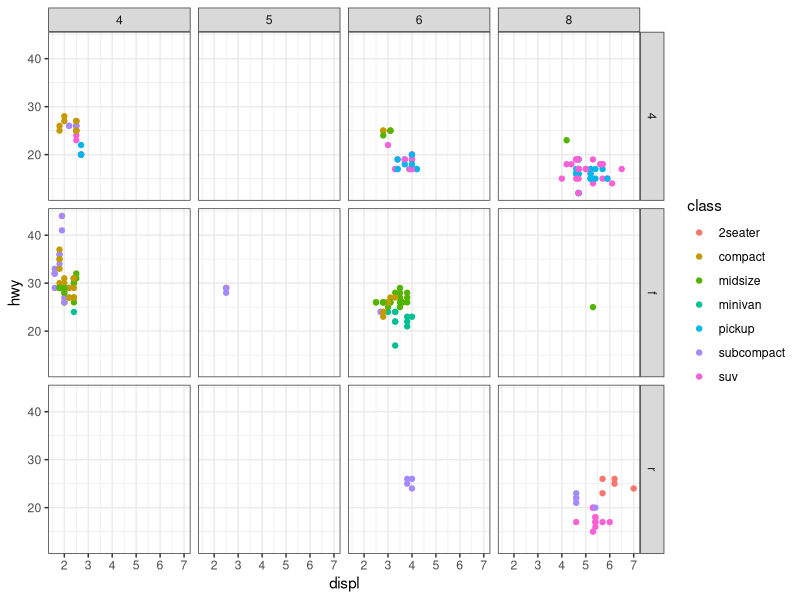
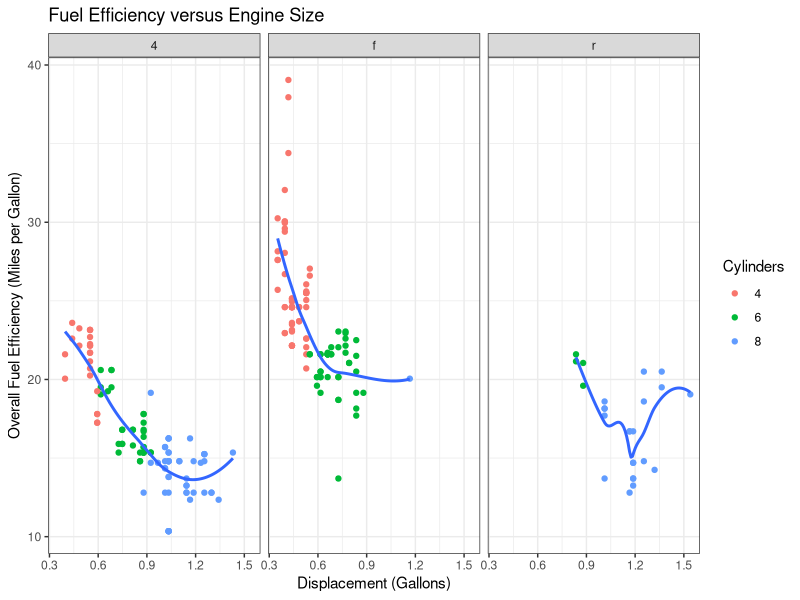

Here is the R script that generated these plots, in order:
## ---- chunk 1
# This should work if you've already ran `install.packages("tidyverse")` at some point.
library(tidyverse)
## ---- chunk 2
head(mpg)
## ---- chunk 3
ggplot(data = mpg) +
  geom_point(mapping = aes(x = displ, y = hwy, colour = class))+
  facet_grid(rows = vars(drv), cols = vars(cyl)) +
  theme_bw()
## ---- chunk 4
# Only cars with five cylinders
# Recall that "==" is a question (is this equal to that?)
mpg |>
  filter(cyl == 5)
#filter(mpg, cyl == 5) # This is an equivalent (non-pipe) way to do this
## ---- chunk 5
# From the large faceted plot above, there are only
# 4 cars with six cyls and drv of "r"
# Note that the r needs to be in quotations since it's a value,
# not an object in R.
mpg |>
  filter(cyl == 6, drv == "r")
## ---- chunk 6
mpg |>
  filter(cyl == 5 | cyl == 8, drv == "f")
## ---- chunk 7
# Generally the preferred way
mpg |>
  filter(cyl == 5 | cyl == 8, drv == "f")

# This is fine for simple cases
filter(mpg, cyl == 5 | cyl == 8, drv == "f")

# The "&" symbol means that both must be true,
# so we need brackets to ensure the comparison is done correctly.
mpg |>
  filter((cyl == 5 | cyl == 8) & drv == "f")
## ---- chunk 8
TRUE | FALSE & FALSE
## ---- chunk 9
mpg |>
  arrange(cty)
## ---- chunk 10
mpg |>
  arrange(cty, hwy)
## ---- chunk 11
# Only hwy is in descending order, cty is still ascending.
mpg |>
  arrange(cty, desc(hwy))
## ---- chunk 12
mpg |>
  filter(cyl == 5 | cyl == 8, drv == "f") |>
  arrange(manufacturer, model, cty, hwy)
## ---- chunk 13
arrange(filter(mpg, cyl == 5 | cyl == 8, drv == "f"), manufacturer, model, cty, hwy)
## ---- chunk 14
mpg |>
  select(cty, hwy)
## ---- chunk 15
mpg |>
  # All corvettes are chevys, don't need to filter on manufacturer as well
  filter(model == "corvette") |> 
  select(- manufacturer, - model)
## ---- chunk 16
mpg |>
  mutate(displ_gallons = 0.2199693 * displ) |>
  select(displ, displ_gallons)
## ---- chunk 17
# Find out here!
## ---- chunk 18
mpg |>
  filter(cyl != 5) |>
  mutate(
    fuel_efficiency = 0.45 * hwy + 0.55 * cty,
    displ_gallons = 0.2199693 * displ
  ) |>
  ggplot(aes(x = displ_gallons, y = fuel_efficiency)) +
    geom_point(aes(colour = factor(cyl))) +
    geom_smooth(se = FALSE) +
    facet_wrap(vars(drv)) +
    theme_bw() +
    labs(
      x = "Displacement (Gallons)",
      y = "Overall Fuel Efficiency (Miles per Gallon)",
      colour = "Cylinders",
      title = "Fuel Efficiency versus Engine Size"
    )
## ---- chunk 19
mpg |>
  filter() |> # add filters
  mutate(fuel_efficiency = 0.45 * hwy + 0.55 * cty) |>
  arrange() # arrange appropriately
